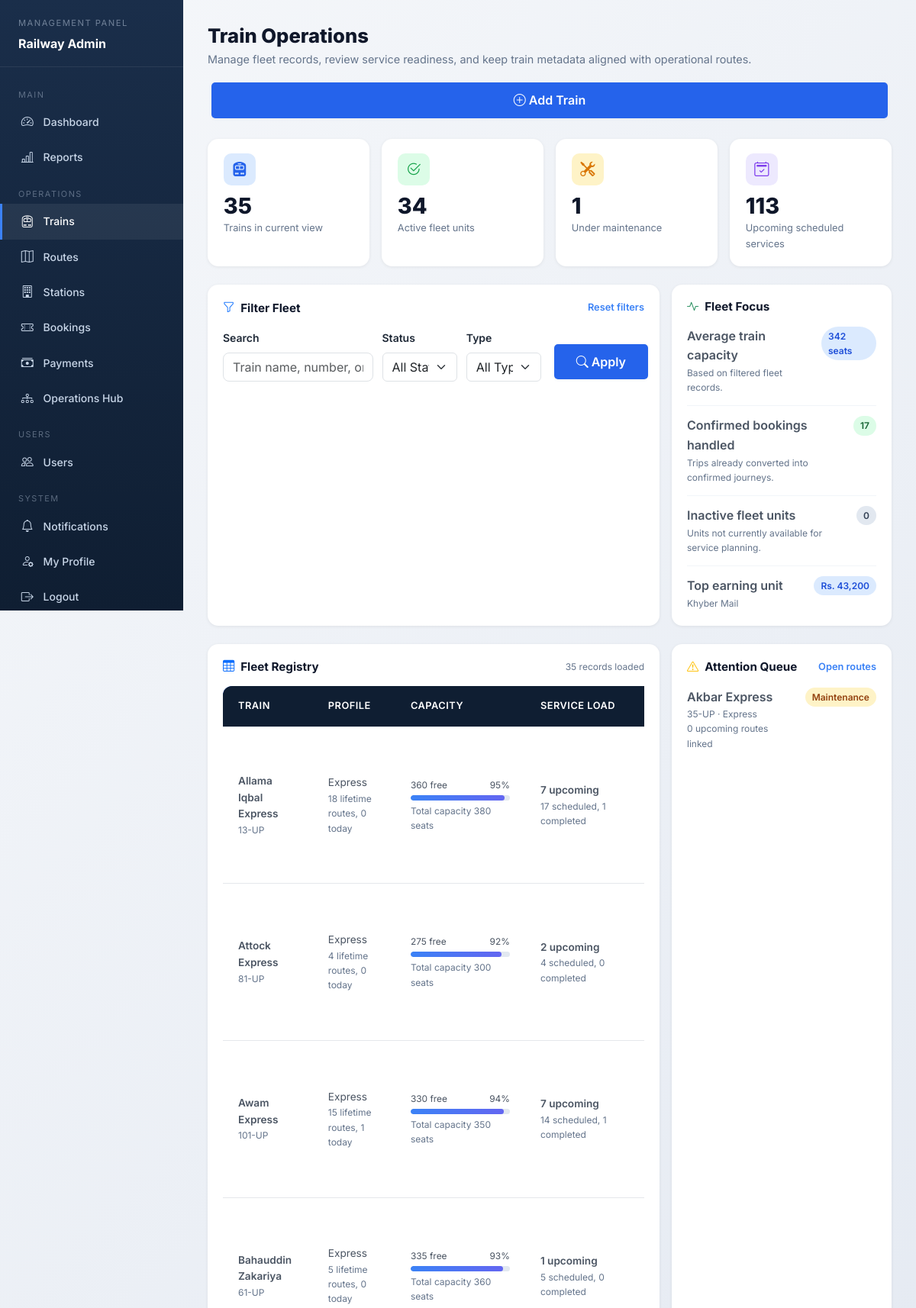
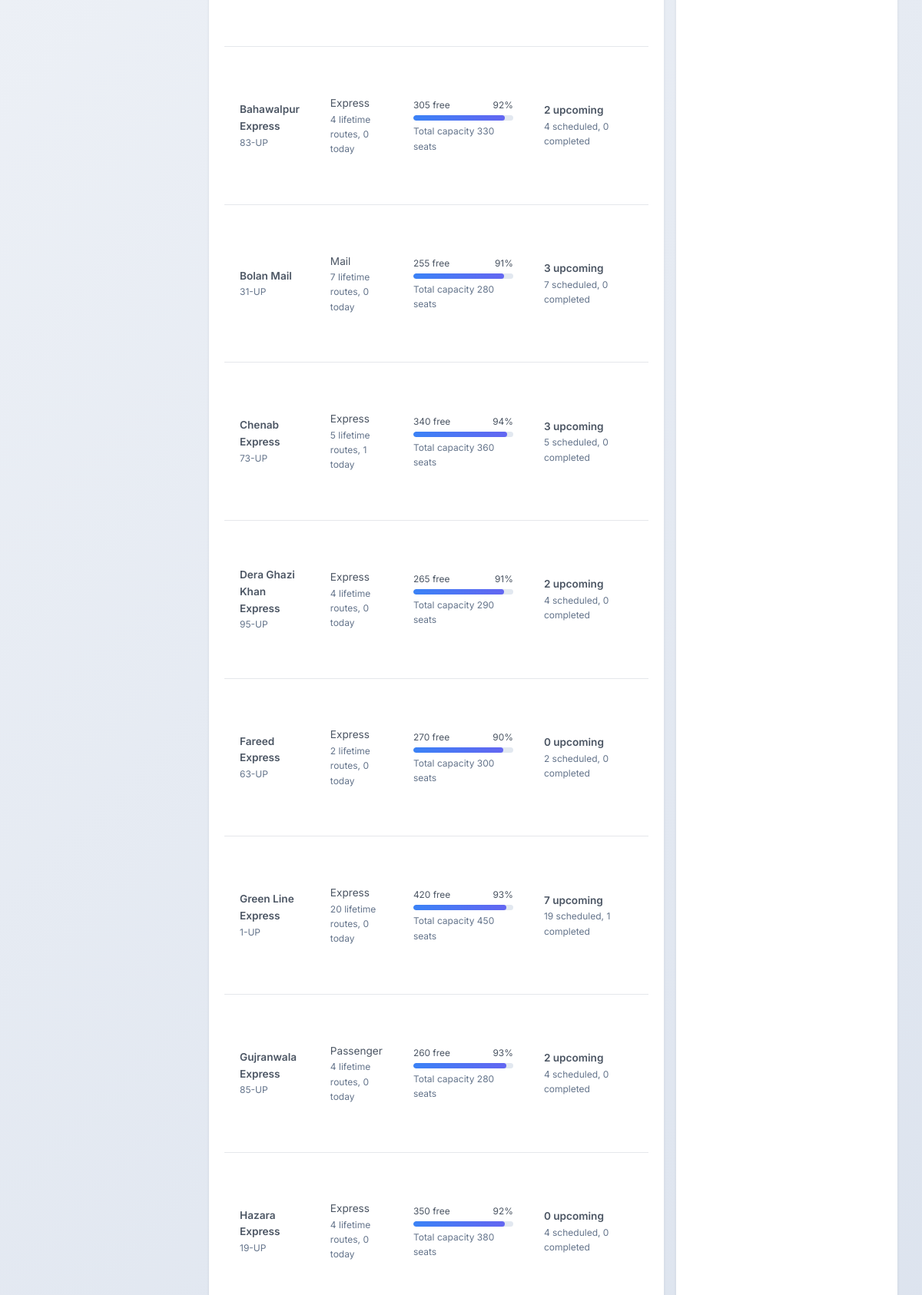
The page /manage-trains.php (signed in, upper part) on the database its author committed (2 pictures, top to bottom).
### tables this page shows
CREATE TABLE IF NOT EXISTS trains (
    train_id INT PRIMARY KEY AUTO_INCREMENT,
    train_name VARCHAR(100) NOT NULL,
    train_number VARCHAR(50) UNIQUE NOT NULL,
    train_type VARCHAR(50) NOT NULL,
    total_seats INT NOT NULL,
    available_seats INT NOT NULL,
    status ENUM('active', 'inactive', 'maintenance') DEFAULT 'active',
    created_at TIMESTAMP DEFAULT CURRENT_TIMESTAMP,
    updated_at TIMESTAMP DEFAULT CURRENT_TIMESTAMP ON UPDATE CURRENT_TIMESTAMP
);

### manage-trains.php (the view, shortened to what the rows shown need)
<?php
require_once 'config/database.php';
require_once 'src/classes/Database.php';
$db = new Database();
$db->connect();
$where_parts = [];
$where_sql = $where_parts ? 'WHERE ' . implode(' AND ', $where_parts) : '';
$all_trains = $db->select(
    "SELECT t.*,
            COALESCE(route_stats.total_routes, 0) AS total_routes,
            COALESCE(route_stats.today_routes, 0) AS today_routes,
            COALESCE(route_stats.upcoming_routes, 0) AS upcoming_routes,
            COALESCE(route_stats.scheduled_routes, 0) AS scheduled_routes,
            COALESCE(route_stats.completed_routes, 0) AS completed_routes,
            COALESCE(route_stats.cancelled_routes, 0) AS cancelled_routes,
            COALESCE(booking_stats.confirmed_bookings, 0) AS confirmed_bookings,
            COALESCE(booking_stats.total_revenue, 0) AS total_revenue
     FROM trains t
     LEFT JOIN (
        SELECT train_id,
               COUNT(*) AS total_routes,
               SUM(CASE WHEN journey_date = CURDATE() THEN 1 ELSE 0 END) AS today_routes,
               SUM(CASE WHEN journey_date >= CURDATE() AND status = 'scheduled' THEN 1 ELSE 0 END) AS upcoming_routes,
               SUM(CASE WHEN status = 'scheduled' THEN 1 ELSE 0 END) AS scheduled_routes,
               SUM(CASE WHEN status = 'completed' THEN 1 ELSE 0 END) AS completed_routes,
               SUM(CASE WHEN status = 'cancelled' THEN 1 ELSE 0 END) AS cancelled_routes
        FROM routes
        GROUP BY train_id
     ) route_stats ON route_stats.train_id = t.train_id
     LEFT JOIN (
        SELECT r.train_id,
               SUM(CASE WHEN b.booking_status = 'confirmed' THEN 1 ELSE 0 END) AS confirmed_bookings,
               SUM(CASE WHEN b.payment_status = 'completed' THEN b.total_fare ELSE 0 END) AS total_revenue
        FROM routes r
        LEFT JOIN bookings b ON b.route_id = r.route_id
        GROUP BY r.train_id
     ) booking_stats ON booking_stats.train_id = t.train_id
     {$where_sql}
     ORDER BY CASE t.status WHEN 'active' THEN 0 WHEN 'maintenance' THEN 1 ELSE 2 END, t.train_name ASC"
);
$top_train = null;
foreach ($all_trains as $train) {
    if ($top_train === null || (float)$train['total_revenue'] > (float)$top_train['total_revenue']) {
        $top_train = $train;
    }
}
$watch_list = array_values(array_filter(
    $all_trains,
    fn($train) => $train['status'] === 'maintenance' || $train['status'] === 'inactive'
));
require_once 'inc/header.php';
?>
<div class="adm-wrap">
    <section class="adm-main">
        <div class="adm-page-header">
            <div>
                <h2>Train Operations</h2>
            </div>
        </div>
        <div class="row g-3 mb-4">
            <div class="col-xl-4">
                <div class="surface-card h-100">
                    <div class="focus-list">
                        <div class="focus-item">
                            <div>
                                <div class="fw-semibold">Top earning unit</div>
                                <div class="meta-line"><?= $top_train ? htmlspecialchars($top_train['train_name']) : 'No revenue data yet' ?></div>
                            </div>
                        </div>
                    </div>
                </div>
            </div>
        </div>
        <div class="row g-3 mb-4">
            <div class="col-xl-8">
                <div class="surface-card">
                    <div class="table-responsive">
                        <table class="table train-table align-middle mb-0">
                            <thead>
                                <tr>
                                    <th>Train</th>
                                    <th>Profile</th>
                                    <th>Capacity</th>
                                    <th>Service Load</th>
                                    <th>Revenue</th>
                                </tr>
                            </thead>
                            <tbody>
                                <?php if (empty($all_trains)): ?>
                                <tr>
                                    <td colspan="7" class="text-center py-5 text-muted">No train records match the selected filters.</td>
                                </tr>
                                <?php else: ?>
                                <?php foreach ($all_trains as $train): ?>
                                <?php
                                $available_seats = (int)$train['available_seats'];
                                $total_seats = max(1, (int)$train['total_seats']);
                                $availability_pct = (int)round(($available_seats / $total_seats) * 100);
                                ?>
                                <tr>
                                    <td>
                                        <div class="fw-semibold"><?= htmlspecialchars($train['train_name']) ?></div>
                                        <div class="meta-line"><?= htmlspecialchars($train['train_number']) ?></div>
                                    </td>
                                    <td>
                                        <div><?= htmlspecialchars($train['train_type']) ?></div>
                                        <div class="meta-line"><?= (int)$train['total_routes'] ?> lifetime routes, <?= (int)$train['today_routes'] ?> today</div>
                                    </td>
                                    <td style="min-width:170px;">
                                        <div class="d-flex justify-content-between small mb-1">
                                            <span><?= $available_seats ?> free</span>
                                            <span><?= $availability_pct ?>%</span>
                                        </div>
                                        <div class="progress-shell mb-1">
                                            <div class="progress-fill" style="width:<?= $availability_pct ?>%; background:<?= $availability_pct <= 20 ? 'linear-gradient(90deg,#ef4444,#dc2626)' : 'linear-gradient(90deg,#3b82f6,#6366f1)' ?>;"></div>
                                        </div>
                                        <div class="meta-line">Total capacity <?= $total_seats ?> seats</div>
                                    </td>
                                    <td>
                                        <div class="fw-semibold"><?= (int)$train['upcoming_routes'] ?> upcoming</div>
                                        <div class="meta-line"><?= (int)$train['scheduled_routes'] ?> scheduled, <?= (int)$train['completed_routes'] ?> completed</div>
                                    </td>
                                    <td>
                                    </td>
                                </tr>
                                <?php endforeach; ?>
                                <?php endif; ?>
                            </tbody>
                        </table>
                    </div>
                </div>
            </div>
            <div class="col-xl-4">
                <div class="surface-card h-100">
                    <?php if (!empty($watch_list)): ?>
                    <div class="focus-list">
                        <?php foreach (array_slice($watch_list, 0, 5) as $watch_train): ?>
                        <div class="focus-item">
                            <div>
                                <div class="fw-semibold"><?= htmlspecialchars($watch_train['train_name']) ?></div>
                                <div class="meta-line"><?= htmlspecialchars($watch_train['train_number']) ?> · <?= htmlspecialchars($watch_train['train_type']) ?></div>
                                <div class="meta-line"><?= (int)$watch_train['upcoming_routes'] ?> upcoming routes linked</div>
                            </div>
                            <span class="pill pill-<?= strtolower($watch_train['status']) ?>"><?= ucfirst($watch_train['status']) ?></span>
                        </div>
                        <?php endforeach; ?>
                    </div>
                    <?php else: ?>
                    <p class="text-muted mb-0">No trains currently need operational attention.</p>
                    <?php endif; ?>
                </div>
            </div>
        </div>
    </section>
</div>
<?php require_once 'inc/footer.php'; ?>

### rows shown on the page
trains: train_name "Khyber Mail"
trains: train_name "Allama Iqbal Express", train_number "13-UP", train_type "Express", total_routes "18", today_routes "0", available_seats "360", availability_pct "95", total_seats "380", upcoming_routes "7", scheduled_routes "17", completed_routes "1"
trains: train_name "Attock Express", train_number "81-UP", train_type "Express", total_routes "4", today_routes "0", available_seats "275", availability_pct "92", total_seats "300", upcoming_routes "2", scheduled_routes "4", completed_routes "0"
trains: train_name "Awam Express", train_number "101-UP", train_type "Express", total_routes "15", today_routes "1", available_seats "330", availability_pct "94", total_seats "350", upcoming_routes "7", scheduled_routes "14", completed_routes "1"
trains: train_name "Bahauddin Zakariya", train_number "61-UP", train_type "Express", total_routes "5", today_routes "0", available_seats "335", availability_pct "93", total_seats "360", upcoming_routes "1", scheduled_routes "5", completed_routes "0"
trains: train_name "Bahawalpur Express", train_number "83-UP", train_type "Express", total_routes "4", today_routes "0", available_seats "305", availability_pct "92", total_seats "330", upcoming_routes "2", scheduled_routes "4", completed_routes "0"
trains: train_name "Bolan Mail", train_number "31-UP", train_type "Mail", total_routes "7", today_routes "0", available_seats "255", availability_pct "91", total_seats "280", upcoming_routes "3", scheduled_routes "7", completed_routes "0"
trains: train_name "Chenab Express", train_number "73-UP", train_type "Express", total_routes "5", today_routes "1", available_seats "340", availability_pct "94", total_seats "360", upcoming_routes "3", scheduled_routes "5", completed_routes "0"
trains: train_name "Dera Ghazi Khan Express", train_number "95-UP", train_type "Express", total_routes "4", today_routes "0", available_seats "265", availability_pct "91", total_seats "290", upcoming_routes "2", scheduled_routes "4", completed_routes "0"
trains: train_name "Fareed Express", train_number "63-UP", train_type "Express", total_routes "2", today_routes "0", available_seats "270", availability_pct "90", total_seats "300", upcoming_routes "0", scheduled_routes "2", completed_routes "0"
trains: train_name "Green Line Express", train_number "1-UP", train_type "Express", total_routes "20", today_routes "0", available_seats "420", availability_pct "93", total_seats "450", upcoming_routes "7", scheduled_routes "19", completed_routes "1"
trains: train_name "Gujranwala Express", train_number "85-UP", train_type "Passenger", total_routes "4", today_routes "0", available_seats "260", availability_pct "93", total_seats "280", upcoming_routes "2", scheduled_routes "4", completed_routes "0"
trains: train_name "Hazara Express", train_number "19-UP", train_type "Express", total_routes "4", today_routes "0", available_seats "350", availability_pct "92", total_seats "380", upcoming_routes "0", scheduled_routes "4", completed_routes "0"
trains: train_name "Akbar Express", train_number "35-UP", train_type "Express", upcoming_routes "0", status "Maintenance"

### other values the page prints
$total_trains "35"
$active_trains "34"
$maintenance_trains "1"
$upcoming_services "113"
$average_capacity "342"
$confirmed_bookings_total "17"
$inactive_trains "0"
$top_train['total_revenue'] "43,200"
form field status "All Statuses"
form field type "All Types"
